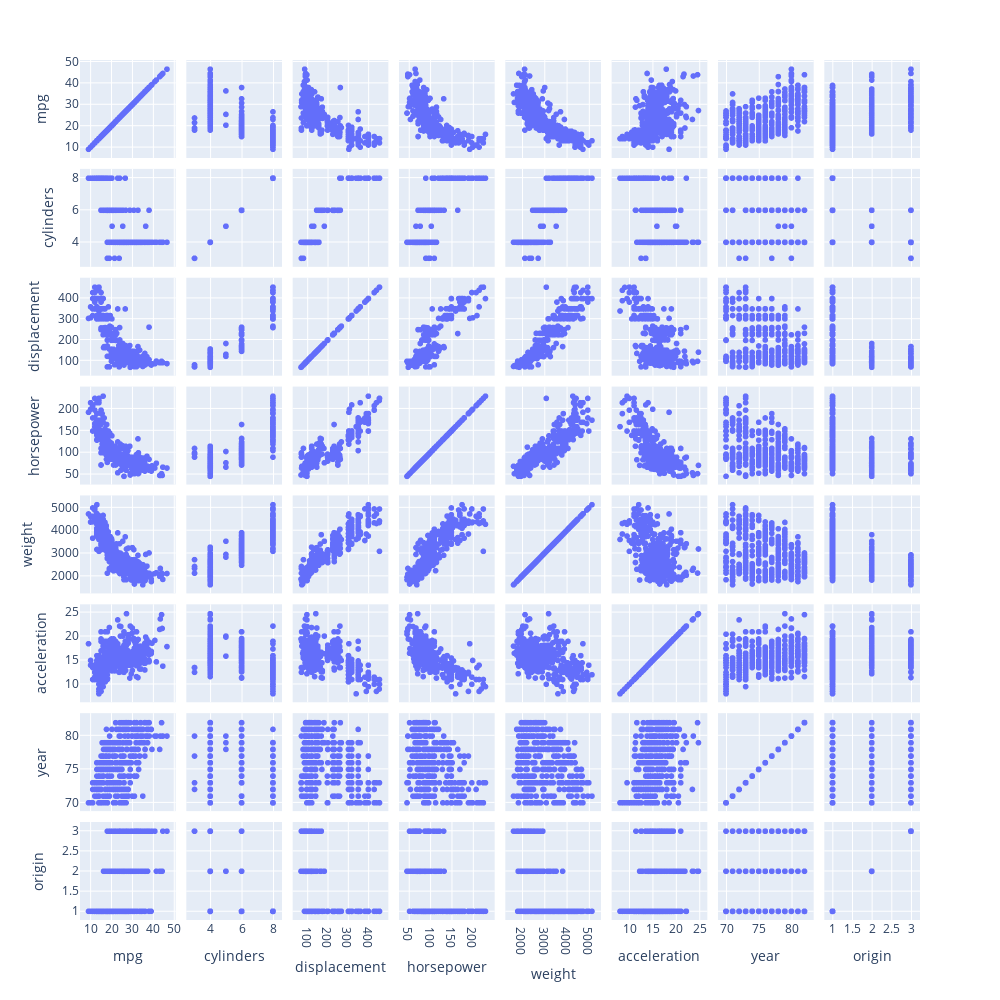

The notebook cell this image was saved under:
### Code cell
#散布図を作成
df_graph = df
# plotly express を使う
fig = px.scatter_matrix(df_graph,height = 1000, width = 1000, # データフレーム
                        dimensions = ['mpg', 'cylinders', 'displacement', 'horsepower', 'weight',
       'acceleration', 'year', 'origin'],  # グラフを描く列
                       )
fig.show()

### Figure 1 — Plotly figure (JSON) as saved in the notebook; plotly's stock layout.template omitted (floating-point values rounded to 4 significant figures; data arrays with more than 128 entries replaced by an {"elided": "..."} marker saying what was removed)
{"data": [{"dimensions": [{"axis": {"matches": true}, "label": "mpg", "values": {"elided": "392 float values"}}, {"axis": {"matches": true}, "label": "cylinders", "values": {"elided": "392 int values"}}, {"axis": {"matches": true}, "label": "displacement", "values": {"elided": "392 float values"}}, {"axis": {"matches": true}, "label": "horsepower", "values": {"elided": "392 int values"}}, {"axis": {"matches": true}, "label": "weight", "values": {"elided": "392 int values"}}, {"axis": {"matches": true}, "label": "acceleration", "values": {"elided": "392 float values"}}, {"axis": {"matches": true}, "label": "year", "values": {"elided": "392 int values"}}, {"axis": {"matches": true}, "label": "origin", "values": {"elided": "392 int values"}}], "hovertemplate": "%{xaxis.title.text}=%{x}<br>%{yaxis.title.text}=%{y}<extra></extra>", "legendgroup": "", "marker": {"color": "#636efa", "symbol": "circle"}, "name": "", "showlegend": false, "type": "splom"}], "layout": {"dragmode": "select", "height": 1000, "legend": {"tracegroupgap": 0}, "margin": {"t": 60}, "width": 1000, "xaxis": {"autorange": true, "range": [4.919, 50.68], "type": "linear"}, "xaxis2": {"autorange": true, "range": [2.457, 8.543], "type": "linear"}, "xaxis3": {"autorange": true, "range": [25.99, 497.0], "type": "linear"}, "xaxis4": {"autorange": true, "range": [26.03, 250.0], "type": "linear"}, "xaxis5": {"autorange": true, "range": [1230.0, 5523.0], "type": "linear"}, "xaxis6": {"autorange": true, "range": [6.176, 26.62], "type": "linear"}, "xaxis7": {"autorange": true, "range": [68.7, 83.3], "type": "linear"}, "xaxis8": {"autorange": true, "range": [0.7829, 3.217], "type": "linear"}, "yaxis": {"autorange": true, "range": [4.919, 50.68], "type": "linear"}, "yaxis2": {"autorange": true, "range": [2.457, 8.543], "type": "linear"}, "yaxis3": {"autorange": true, "range": [25.99, 497.0], "type": "linear"}, "yaxis4": {"autorange": true, "range": [26.03, 250.0], "type": "linear"}, "yaxis5": {"autorange": true, "range": [1230.0, 5523.0], "type": "linear"}, "yaxis6": {"autorange": true, "range": [6.176, 26.62], "type": "linear"}, "yaxis7": {"autorange": true, "range": [68.7, 83.3], "type": "linear"}, "yaxis8": {"autorange": true, "range": [0.7829, 3.217], "type": "linear"}}}
